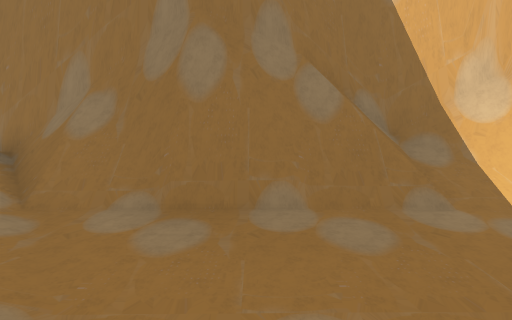
[1] (above)

18 first-person views from a walk through a 3-D level made in the Unity game engine. The camera is 1.3 m above the floor, tilts 10° down and sees 90° across. The floor is counted in squares, 1 m on a side. Each view is taken from the middle of a square. On the plan, view 1 faces up. The plan holds only what a view shows up to about 13 squares ahead; the rest is blank. The place goes on beyond the plan. The player character is not drawn.

[2]
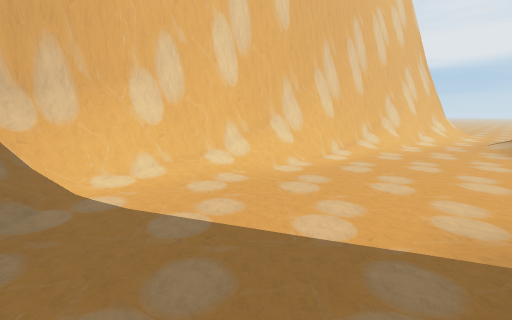

[3]
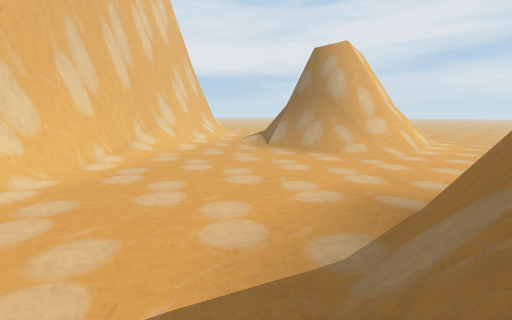

[4]
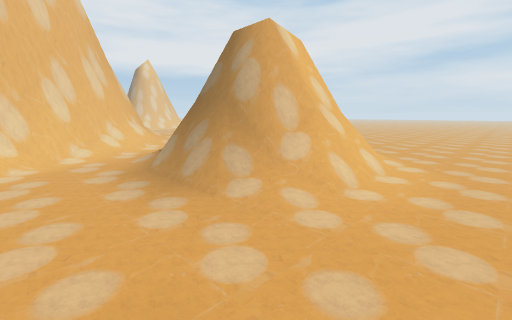

[5]
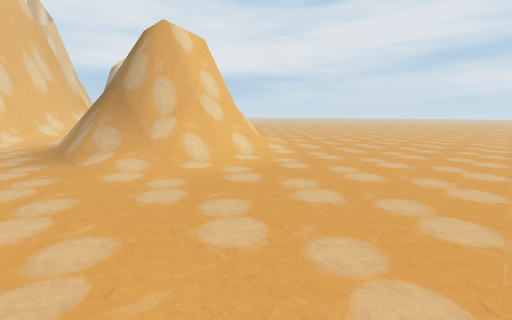

[6]
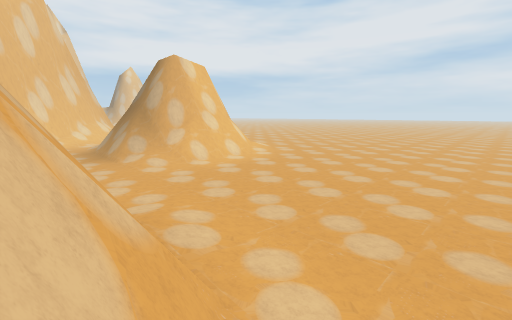

[7]
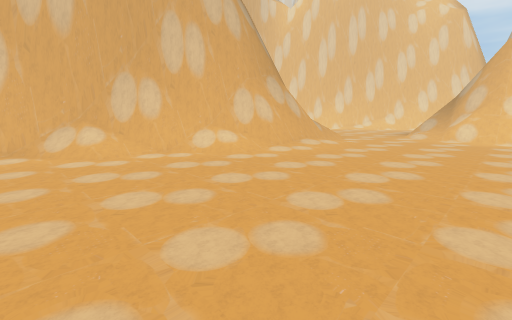

[8]
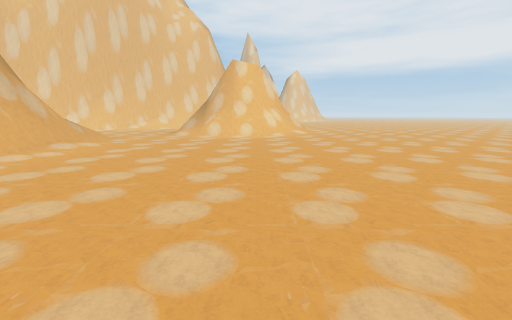

[9]
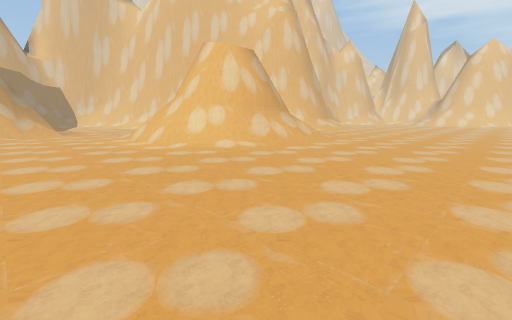

[10]
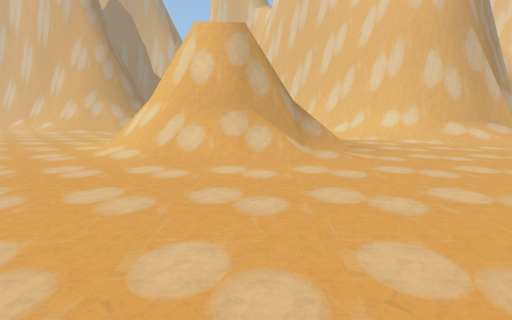

[11]
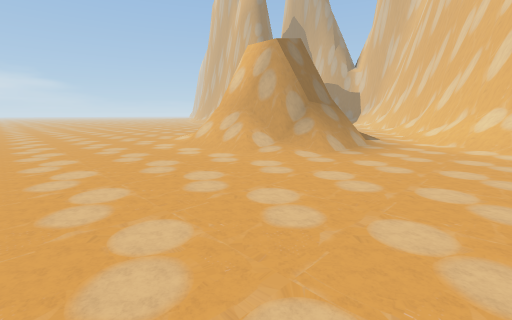

[12]
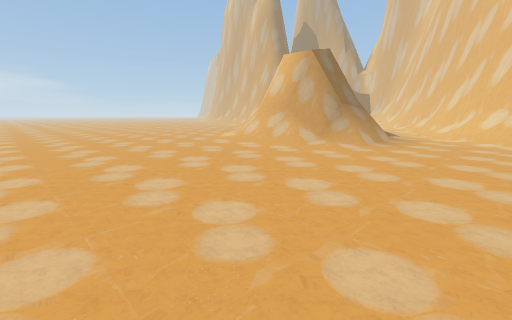

[13]
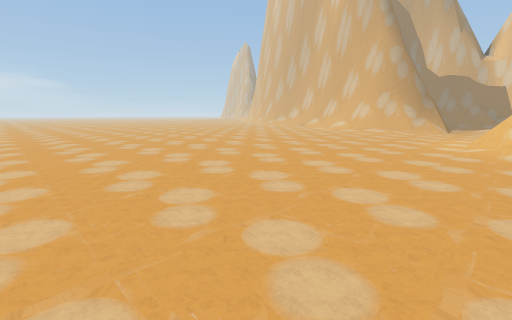

[14]
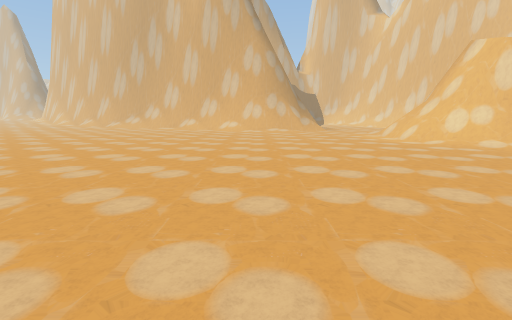

[15]
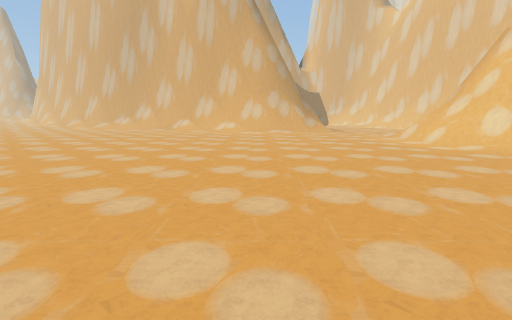

[16]
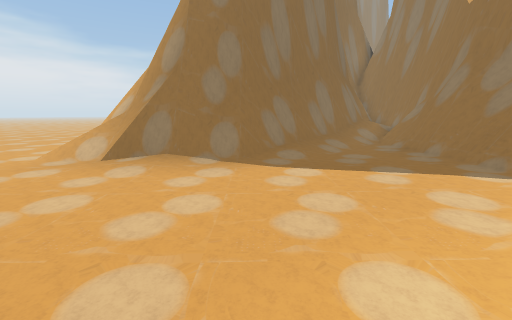

[17]
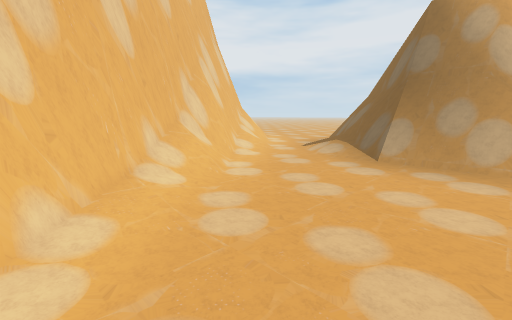

[18]
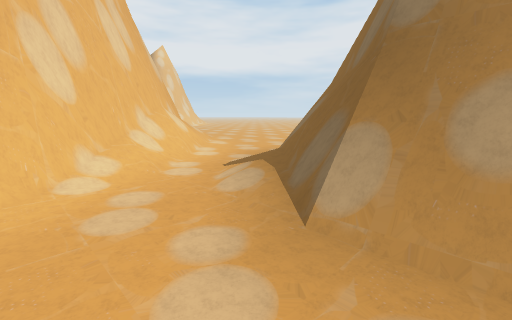

### Floor plan
Key: @ floor where view 1 was taken; # wall or solid block; . main floor; : floor 0.25 m higher than the main floor; / step, stairs or slope; = window, fence, low wall or low ledge; O other object.
Columns run from 13 left of view 1 to 17 right of it. Each row starts with its distance up from view 1.
  6               #####
  5          ######==###
  4          /#=###=/=##
  3         #//.......=##
  2         ##//....../##
  1          ##//....../##
  0          ###/@......O##
 -1           ###........O#
 -2            ##=........##
 -3             ##........###
 -4 ####         #.........##
 -5 .//###      ###......../##
 -6 ..//#####  ##=#.........O##
 -7 .....//######/...........O#
 -8 ......//####=/............##
 -9 ........./:...............###
-10 ........................../##
-11 ................///=###//./O##
-12 ................////####O/./O##
-13 ................=/######=/../=#
-14 ................=#######==.../O
-15 ................/###  ###=..../
-16 ................==##  ##/=.....
-17 ................/=######//.....
-18 ................./=####=//.....
-19 .................//=/////......
-20 ....................////.......
-21 ...............................
-22  ..............................
-23   .............................
-24    ............................
-25    ............................
-26   .............................
-27  ..............................
-28 ..............................
-29 ............................. .

Positions as (right, up) in squares from view 1, and headings:
1: (0, 0), facing up
2: (-1, 0), facing right
3: (0, -1), facing down-right
4: (0, -7), facing down-right
5: (-4, -9), facing down-right
6: (-7, -7), facing down-right
7: (-13, -15), facing up-right
8: (-13, -16), facing right
9: (-2, -27), facing up-right
10: (9, -27), facing up
11: (17, -26), facing up-left
12: (17, -29), facing up-left
13: (4, -29), facing up-left
14: (-5, -29), facing up
15: (-5, -27), facing up
16: (8, -2), facing left
17: (6, -3), facing down-right
18: (7, -8), facing down-right
